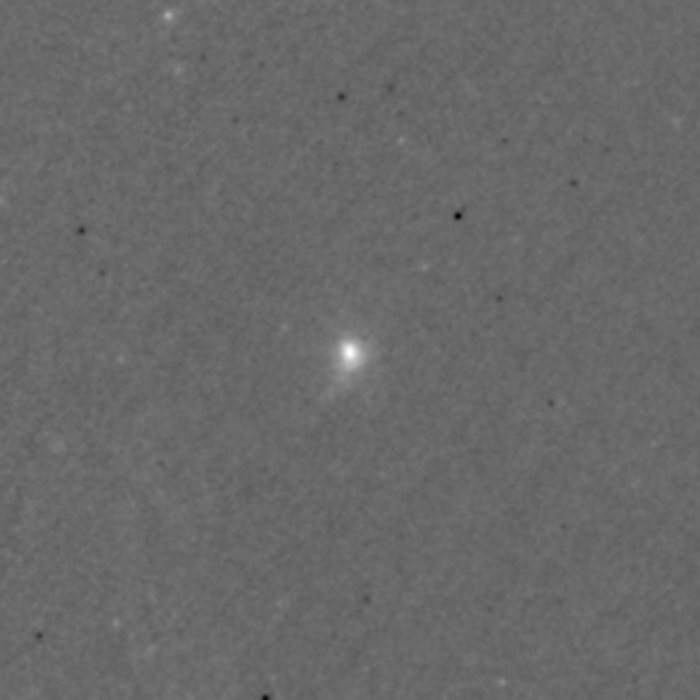
#> input picture data/map2048_MILCA_Coma_20deg_G.fits, 700 x 700 px
$ python deproj_y_beta_fit.py
#> lines starting #> are read from the running program, lines starting #| are printed output that depends on the picture; long printed decimals are rounded
### codes/Computing_ys_in_annuli.py
"""
This script consists of a single function which extracts data of y-map from a FITS file
and caclculates average 2D ys in bins by assuming an underlying elliptical model.

WARNING: The y map FITS file being called must be present in 'data'
"""

import numpy as np
from astropy.io import fits

"""
params:
    -> elliptical_model_vals: Array-like with 4 elements
    -> elliptical_model_vals[0]: x coordinate of the centre of the Cluster
    -> elliptical_model_vals[1]: y coordinate of the centre of the Cluster
    -> elliptical_model_vals[2]: Range:(0,1]; Skewness of an Elliptical model
    -> elliptical_model_vals[3]: Range:[0,pi]; Rotation of the major axis from the x-axis
returns:
    -> rs: arraylike; The centre values for each bin
    -> ys: arraylike; The average ys in bins
    -> step_size: The size of each bin in arcmins
    -> elliptical_model_vals: Described above
"""
def get_2Dys_in_annuli(elliptical_model_vals):

    pixsize = 1.7177432059   #size of 1 pixel in arcmin
    f = fits.open('../data/map2048_MILCA_Coma_20deg_G.fits')
#> f = 2 items
    data = f[1].data
    x=np.arange(700) # where npix is the number of pixels in the x direction, ie NAXIS1 from the header
    y=np.arange(700) # as above, NAXIS2=NAXIS1
    X, Y = np.meshgrid(x, y) # takes your vectors and converts them to a grid

    cen_x = elliptical_model_vals[0]
    cen_y = elliptical_model_vals[1]
    f = elliptical_model_vals[2]
    theta = elliptical_model_vals[3]

    # calculate distance in pixel coordinates from the centre – note this should not be rounded
    R_ellipse = np.sqrt((f*(np.cos(theta))**2 + 1/f*(np.sin(theta))**2)*(X - cen_x)**2+\
                         (f*(np.sin(theta))**2 + 1/f*(np.cos(theta))**2)*\
                         (Y - cen_y)**2 + 2*(np.cos(theta))*(np.sin(theta))*(f-1/f)*\
                         (X - cen_x)*(Y - cen_y))
    #Refer to y_fluctuations.py script to see how final r should be chosen
    r_initial = 0
    r_final = 180 #arcmin
    step_size = 3 #arcmin

    rs_boundary=np.arange(r_initial,r_final,step_size) #computes the values of rs at the bounadries of bins

    ys = []
    rs = []
    for r in (rs_boundary):
        in_ann=np.nonzero((R_ellipse*pixsize>r) & (R_ellipse*pixsize<(r+step_size)))
        av=np.mean(data[in_ann])
        ys.append(av)
        rs.append(r+step_size/2)
#> this loop made 60 passes
#> av on passes 1 to 12: 5.62e-05, 5.42e-05, 4.96e-05, 4.38e-05, 3.79e-05, 3.12e-05, 2.56e-05, 2.15e-05, 1.8e-05, 1.48e-05, 1.26e-05, 1.07e-05
#> after the loop, rs = 60 values from 1.5 to 178.5; ys = 60 values, max 5.62e-05 at index 0, min -5.95e-07 at index 56, mean 7.37e-06

    return np.array(rs), np.array(ys), step_size, elliptical_model_vals


### codes/deproj_y_beta_fit.py
import numpy as np
from numpy import linalg
import matplotlib.pyplot as plt
import scipy.optimize as opt
from scipy.integrate import quad,dblquad

from Computing_ys_in_annuli import get_2Dys_in_annuli
rs, ys, step_size, maxval = get_2Dys_in_annuli([352.42445296,349.85768166,1,0])
#> rs = 60 values from 1.5 to 178.5; step_size = 3; maxval = [352.4, 349.9, 1, 0]

pixsize = 1.7177432059
conv =  27.052 #kpc
arcmin2kpc=81./3
Planck_res=10.*arcmin2kpc
Planck_sig=Planck_res/2./np.sqrt(2*np.log(2.))

rmid = rs
#> rmid = 60 values from 1.5 to 178.5
ys = ys
rstep = step_size
#> rstep = 3

Rproj=np.zeros((len(rmid), len(rmid)))
#> Rproj: shape (60, 60) float64; every value is 0
for i, ri in enumerate(rmid):
  for j, rj in enumerate(rmid[i:]):
    rim1=ri-rstep/2.
    rjm1=rj-rstep/2.
    rii=ri+rstep/2.
    rjj=rj+rstep/2.
    Vint1=rjj**2-rim1**2
    Vint2=rjj**2-rii**2
    Vint3=max(0,rjm1**2-rii**2) # this one can sometimes come out negative
    Vint4=rjm1**2-rim1**2
    # Sanity check
    if (Vint1<0) or (Vint2<0) or (Vint3<0) or (Vint4<0):
      print(i,j,Vint1,Vint2,Vint3,Vint4)
    Vint=4./3*(Vint1**(3./2) - Vint2**(3./2) + Vint3**(3./2) - Vint4**(3./2))
    if Vint==0:
      print(i,j,Vint1,Vint2,Vint3,Vint4)
    Rproj[i,j+i]=Vint/(rii**2-rim1**2)
#> this loop made 60 passes
#> ri on passes 1 to 12: 1.5, 4.5, 7.5, 10.5, 13.5, 16.5, 19.5, 22.5, 25.5, 28.5, 31.5, 34.5
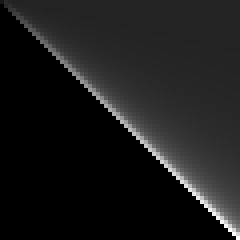
#> Rproj: shape (60, 60) float64 (shown 4 times larger); min 0, max 43.63, mean 4.7; drawn with min black and max white


# [27 lines of commented-out code are left out]

Rproj_inv = linalg.inv(Rproj)
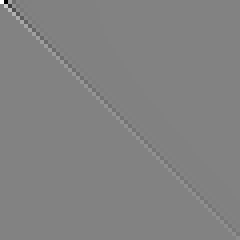
#> Rproj_inv: shape (60, 60) float64 (shown 4 times larger); min -0.26, max 0.25, mean 4.63e-05; drawn with min black and max white
y_deproj=np.squeeze(np.matmul(Rproj_inv, ys.reshape(-1,1)))
#> y_deproj = 60 values, max 1.44e-06 at index 1, min -6.17e-09 at index 57, mean 1.57e-07

def beta_model(x,a,b,c):
    return a/(1+(x/b)**2)**c

idx = np.where (rs<(1800/conv))
rs_fit = rs[idx]
#> rs_fit = 22 values from 1.5 to 64.5
ys_fit = y_deproj[idx]
#> ys_fit = 22 values, max 1.44e-06 at index 1, min 2.95e-08 at index 21, mean 4.22e-07

constants = opt.curve_fit(beta_model, rs_fit, ys_fit,p0=[6e-5,400/conv,1.05])[0]
#> constants = [1.48e-06, 27.61, 2.42]
a_fit = constants[0]
#> a_fit = 1.48e-06
b_fit = constants[1]
#> b_fit = 27.61
c_fit = constants[2]
#> c_fit = 2.42

beta_fit = np.zeros_like(ys)
#> beta_fit = 60 values from 0 to 0
for i,ri in enumerate (rmid):
    beta_fit[i] = beta_model(ri, a_fit, b_fit, c_fit )
#> after the loop, beta_fit = 60 values, max 1.47e-06 at index 0, min 1.67e-10 at index 59, mean 1.55e-07

print("\n")
print("p0 = "+str(a_fit)+"  r_c = " +str(conv*b_fit) + "  beta* = " +str(c_fit)+ "\n")
#| p0 = 1.4836530215925457e-06  r_c = 746.891  beta* = 2.421

plt.plot(rmid*conv, y_deproj, '.', label='deprojected with Rproj^-1')
plt.plot(rmid*conv, beta_fit, label = 'Beta-model fit with beta = %1.3f'%c_fit)
#plt.plot(rmid,ys,label='2D ys')
plt.legend(loc='best')
plt.show()
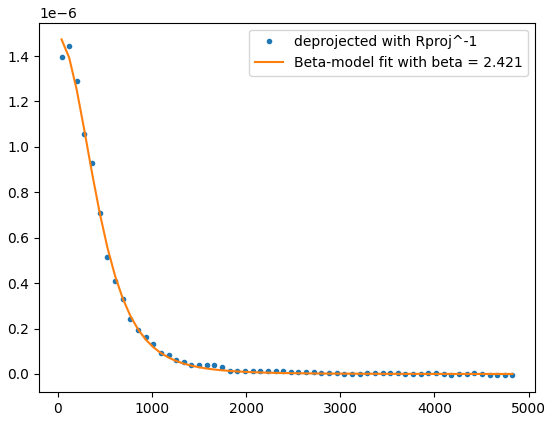
#> figure drawn by matplotlib, 1 panel; curve peaks at x = 121.7, y = 1.44e-06; curve peaks at x = 40.58, y = 1.47e-06

$ run again, with data/map2048_MILCA_Coma_20deg_first.fits copied over data/map2048_MILCA_Coma_20deg_G.fits
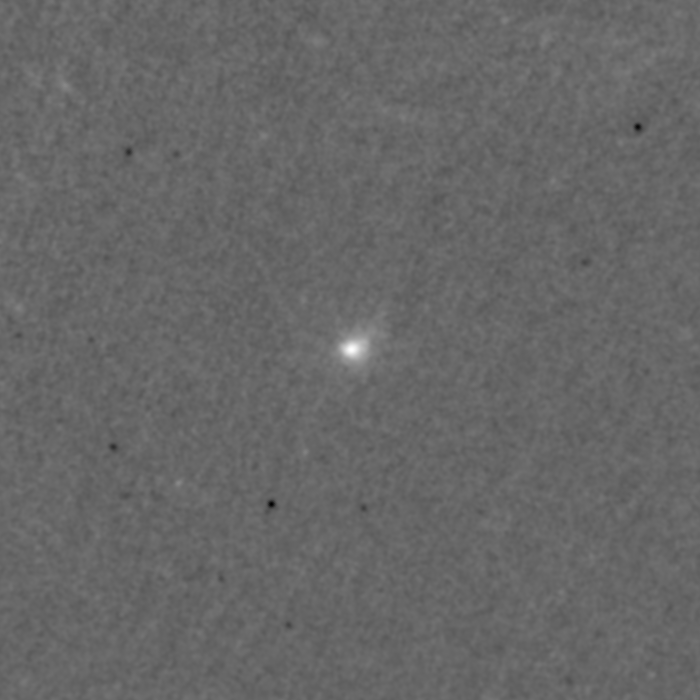
#> input picture data/map2048_MILCA_Coma_20deg_first.fits, 700 x 700 px
#> f = 2 items
#> the loop in get_2Dys_in_annuli, `for r in (rs_boundary):` made 60 passes
#> av on passes 1 to 8: 6.42e-05, 6.03e-05, 5.42e-05, 4.67e-05, 3.88e-05, 3.15e-05, 2.59e-05, 2.14e-05
#> after the loop in get_2Dys_in_annuli, `for r in (rs_boundary):`: rs = 60 values from 1.5 to 178.5; ys = 60 values, max 6.42e-05 at index 0, min -6e-07 at index 57, mean 7.59e-06
#> `rs, ys, step_size, maxval = get_2Dys_in_annuli([352.42445296,349.85768..`: rs = 60 values from 1.5 to 178.5; step_size = 3; maxval = [352.4, 349.9, 1, 0]
#> rmid = 60 values from 1.5 to 178.5
#> rstep = 3
#> the loop `for i, ri in enumerate(rmid):` made 60 passes
#> ri on passes 1 to 8: 1.5, 4.5, 7.5, 10.5, 13.5, 16.5, 19.5, 22.5
#> y_deproj = 60 values, max 2.01e-06 at index 0, min -8.1e-09 at index 59, mean 1.81e-07
#> rs_fit = 22 values from 1.5 to 64.5
#> ys_fit = 22 values, max 2.01e-06 at index 0, min 2.28e-08 at index 21, mean 4.88e-07
#> constants = [2e-06, 19.26, 1.8]
#> a_fit = 2e-06
#> b_fit = 19.26
#> c_fit = 1.8
#> the loop `for i,ri in enumerate (rmid):` made 60 passes
#> after the loop `for i,ri in enumerate (rmid):`: beta_fit = 60 values, max 1.97e-06 at index 0, min 6.38e-10 at index 59, mean 1.82e-07
#| p0 = 1.9954980084103898e-06  r_c = 520.994  beta* = 1.803
#> `plt.show()`:
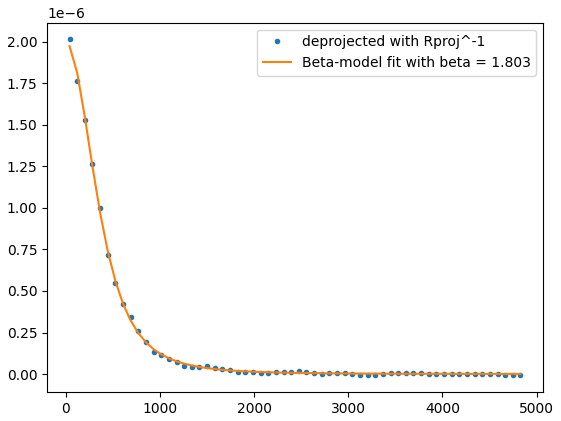
#> figure drawn by matplotlib, 1 panel; curve peaks at x = 40.58, y = 2.01e-06; curve peaks at x = 40.58, y = 1.97e-06

$ run again, with data/map2048_MILCA_Coma_20deg_last.fits copied over data/map2048_MILCA_Coma_20deg_G.fits
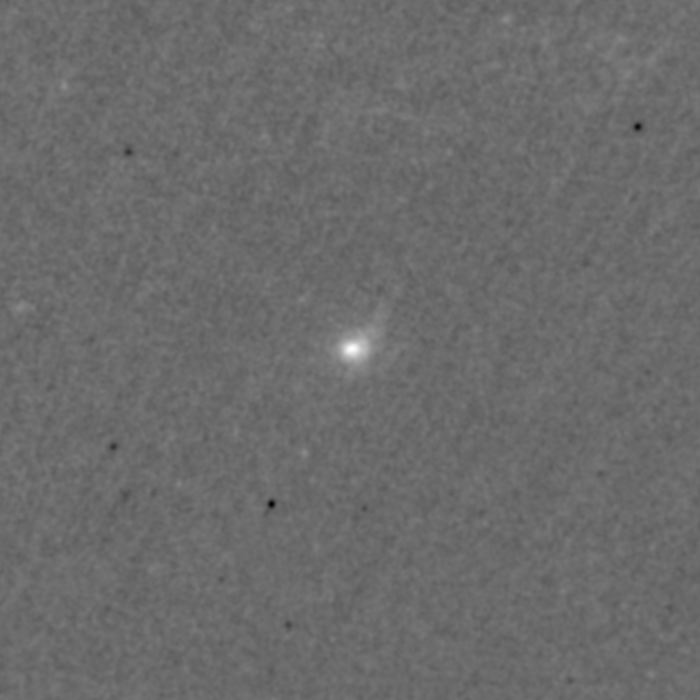
#> input picture data/map2048_MILCA_Coma_20deg_last.fits, 700 x 700 px
#> f = 2 items
#> the loop in get_2Dys_in_annuli, `for r in (rs_boundary):` made 60 passes
#> av on passes 1 to 8: 6.14e-05, 5.88e-05, 5.37e-05, 4.64e-05, 3.86e-05, 3.17e-05, 2.69e-05, 2.27e-05
#> after the loop in get_2Dys_in_annuli, `for r in (rs_boundary):`: rs = 60 values from 1.5 to 178.5; ys = 60 values, max 6.14e-05 at index 0, min -6.31e-07 at index 53, mean 7.74e-06
#> `rs, ys, step_size, maxval = get_2Dys_in_annuli([352.42445296,349.85768..`: rs = 60 values from 1.5 to 178.5; step_size = 3; maxval = [352.4, 349.9, 1, 0]
#> rmid = 60 values from 1.5 to 178.5
#> rstep = 3
#> the loop `for i, ri in enumerate(rmid):` made 60 passes
#> ri on passes 1 to 8: 1.5, 4.5, 7.5, 10.5, 13.5, 16.5, 19.5, 22.5
#> y_deproj = 60 values, max 1.68e-06 at index 0, min -6.46e-09 at index 58, mean 1.72e-07
#> rs_fit = 22 values from 1.5 to 64.5
#> ys_fit = 22 values, max 1.68e-06 at index 0, min 2.94e-08 at index 19, mean 4.63e-07
#> constants = [1.74e-06, 23.21, 2.08]
#> a_fit = 1.74e-06
#> b_fit = 23.21
#> c_fit = 2.08
#> the loop `for i,ri in enumerate (rmid):` made 60 passes
#> after the loop `for i,ri in enumerate (rmid):`: beta_fit = 60 values, max 1.72e-06 at index 0, min 3.52e-10 at index 59, mean 1.71e-07
#| p0 = 1.7378548175406489e-06  r_c = 627.791  beta* = 2.076
#> `plt.show()`:
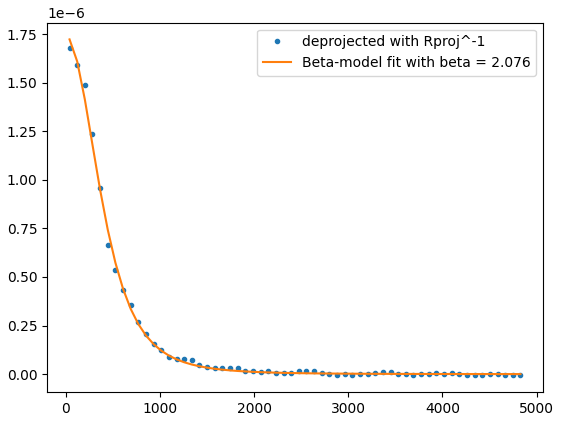
#> figure drawn by matplotlib, 1 panel; curve peaks at x = 40.58, y = 1.68e-06; curve peaks at x = 40.58, y = 1.72e-06
